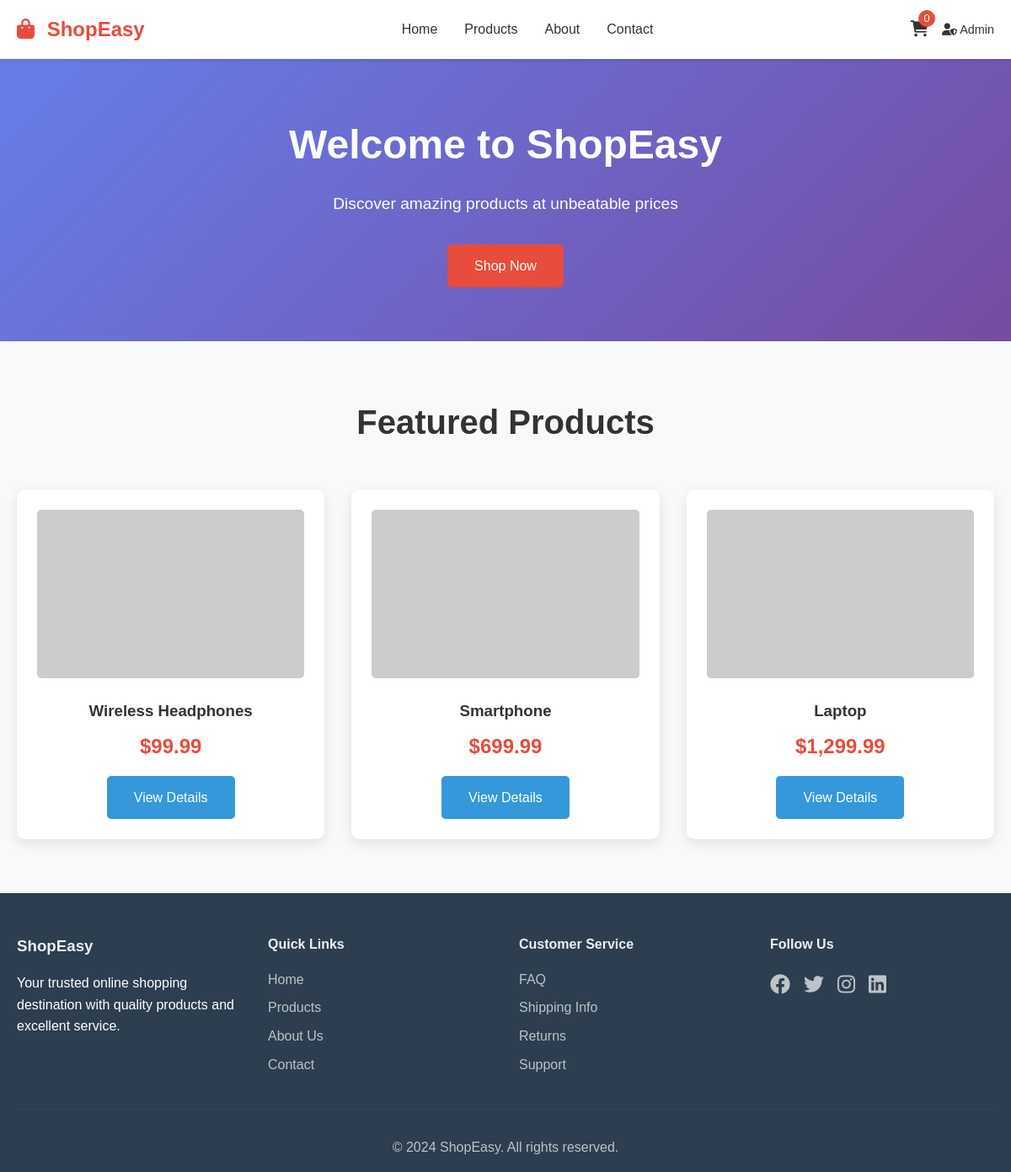
The page / on the database its author committed.
### tables this page shows
CREATE TABLE products (
    id INT AUTO_INCREMENT PRIMARY KEY,
    name VARCHAR(255) NOT NULL,
    description TEXT,
    price DECIMAL(10, 2) NOT NULL,
    stock_quantity INT DEFAULT 0,
    image VARCHAR(255) DEFAULT 'assets/images/placeholder.jpg',
    featured BOOLEAN DEFAULT FALSE,
    created_at TIMESTAMP DEFAULT CURRENT_TIMESTAMP,
    updated_at TIMESTAMP DEFAULT CURRENT_TIMESTAMP ON UPDATE CURRENT_TIMESTAMP
);

### includes/functions.php (called while the page is built, shortened)
<?php
function getFeaturedProducts($conn) {
    $stmt = $conn->prepare("SELECT * FROM products WHERE featured = 1 LIMIT 6");
    $stmt->execute();
    return $stmt->fetchAll(PDO::FETCH_ASSOC);
}
?>

### index.php (the view, shortened to what this page needs)
<?php
include 'config/database.php';
include 'includes/functions.php';
$featured_products = getFeaturedProducts($conn);
?>
<!DOCTYPE html>
<html lang="en">
<head>
    <link rel="stylesheet" href="assets/css/style.css">
    <link rel="stylesheet" href="https://cdnjs.cloudflare.com/ajax/libs/font-awesome/6.0.0/css/all.min.css">
</head>
<body>
    <?php include 'includes/header.php'; ?>
    <section class="hero">
        <div class="hero-content">
            <h1>Welcome to ShopEasy</h1>
            <p>Discover amazing products at unbeatable prices</p>
            <a href="products.php" class="btn btn-primary">Shop Now</a>
        </div>
    </section>
    <section class="featured-products">
        <div class="container">
            <h2>Featured Products</h2>
            <div class="products-grid">
                <?php foreach ($featured_products as $product): ?>
                <div class="product-card">
                    <img src="<?php echo $product['image']; ?>" alt="<?php echo $product['name']; ?>">
                    <h3><?php echo $product['name']; ?></h3>
                    <p class="price">$<?php echo number_format($product['price'], 2); ?></p>
                    <a href="product.php?id=<?php echo $product['id']; ?>" class="btn btn-secondary">View Details</a>
                </div>
                <?php endforeach; ?>
            </div>
        </div>
    </section>
    <?php include 'includes/footer.php'; ?>
</body>
</html>

### assets/css/style.css (style rules this page uses)
* { margin: 0; padding: 0; box-sizing: border-box; }
body { font-family: 'Arial', sans-serif; line-height: 1.6; color: #333; }
.container { max-width: 1200px; margin: 0 auto; padding: 0 20px; }
.hero { background: linear-gradient(135deg, #667eea 0%, #764ba2 100%); color: white; padding: 4rem 0; text-align: center; }
.hero-content h1 { font-size: 3rem; margin-bottom: 1rem; }
.hero-content p { font-size: 1.2rem; margin-bottom: 2rem; }
.btn { display: inline-block; padding: 0.8rem 2rem; text-decoration: none; border-radius: 5px; transition: all 0.3s; border: none; cursor: pointer; font-size: 1rem; }
.btn-primary { background: #e74c3c; color: white; }
.btn-secondary { background: #3498db; color: white; }
.featured-products { padding: 4rem 0; background: #f8f9fa; }
.featured-products h2 { text-align: center; margin-bottom: 3rem; font-size: 2.5rem; color: #333; }
.products-grid { display: grid; grid-template-columns: repeat(auto-fit, minmax(300px, 1fr)); gap: 2rem; }
.product-card { background: white; border-radius: 10px; padding: 1.5rem; box-shadow: 0 5px 15px rgba(0,0,0,0.1); transition: transform 0.3s; text-align: center; }
.product-card img { width: 100%; height: 200px; object-fit: cover; border-radius: 5px; margin-bottom: 1rem; }
.product-card h3 { margin-bottom: 0.5rem; color: #333; }
.price { font-size: 1.5rem; font-weight: bold; color: #e74c3c; margin-bottom: 1rem; }

### rows shown on the page
products: name "Wireless Headphones", price "99.99"
products: name "Smartphone", price "699.99"
products: name "Laptop", price "1,299.99"
